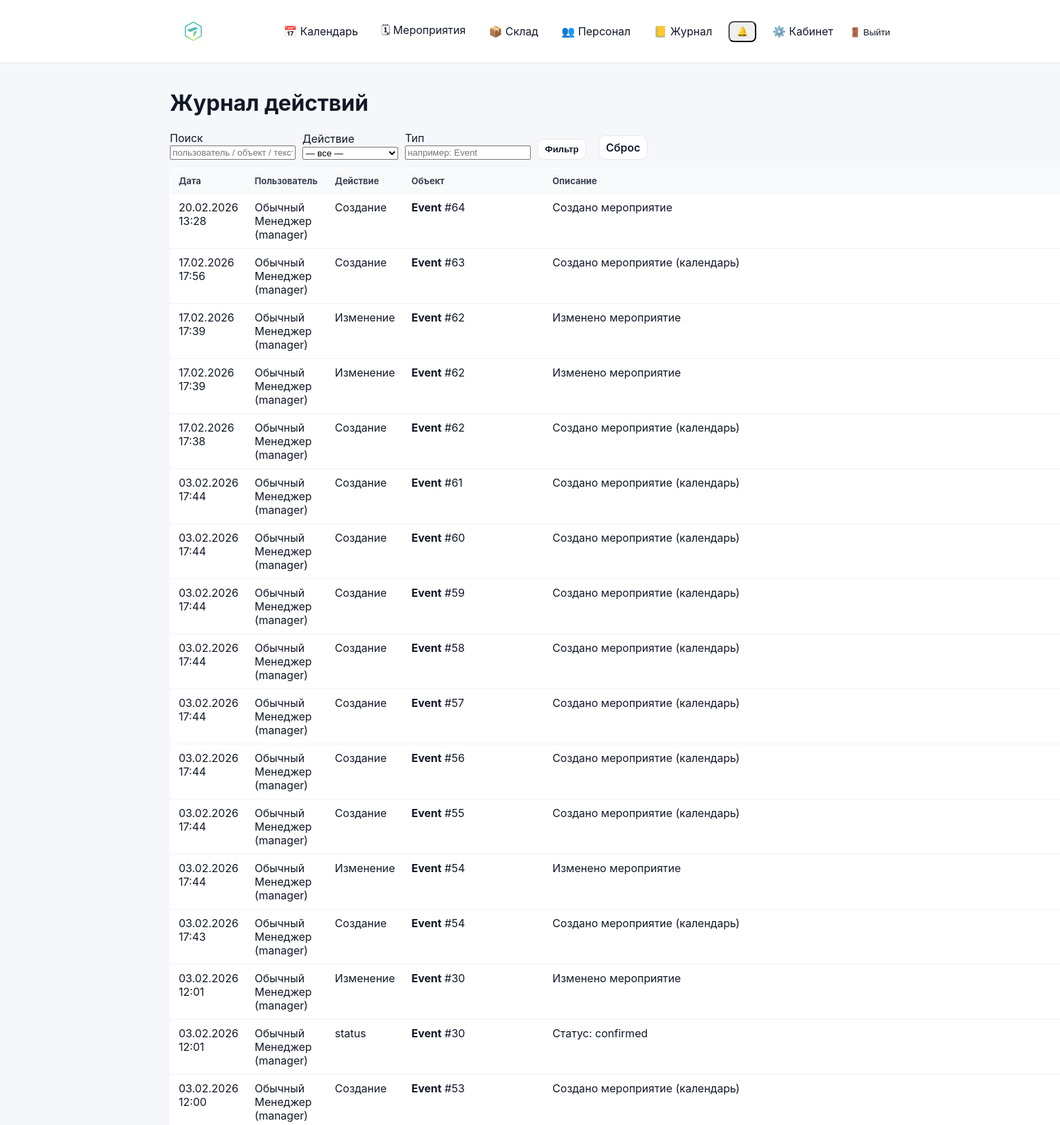
The app's page /audit/ (signed in, upper part) with its own data.
### audit/models.py (models this page shows, shortened)
class AuditLog(models.Model):
    ACTION_CREATE = "create"
    ACTION_UPDATE = "update"
    ACTION_DELETE = "delete"
    ACTION_CHOICES = (
        (ACTION_CREATE, "Создание"),
        (ACTION_UPDATE, "Изменение"),
        (ACTION_DELETE, "Удаление"),
    )
    created_at = models.DateTimeField(auto_now_add=True)
    actor = models.ForeignKey(
        settings.AUTH_USER_MODEL,
        on_delete=models.SET_NULL,
        null=True,
        blank=True,
        related_name="audit_logs",
        verbose_name="Кто сделал",
    )
    action = models.CharField(max_length=20, choices=ACTION_CHOICES)
    entity_type = models.CharField(max_length=120)         # например "Equipment"
    entity_id = models.CharField(max_length=64, blank=True)  # id как строка (на всякий)
    entity_repr = models.CharField(max_length=255, blank=True)
    message = models.TextField(blank=True)
    meta = models.JSONField(default=dict, blank=True)
    class Meta:
        ordering = ("-created_at",)

### accounts/models.py (models this page shows, shortened)
class User(AbstractUser):
    phone = models.CharField("Телефон", max_length=30, blank=True, default="")
    patronymic = models.CharField("Отчество", max_length=150, blank=True, default="")
    class Meta(AbstractUser.Meta):
        permissions = [
            ("manage_staff", "Can manage staff (users/roles)"),
        ]

### audit/views.py (the view, shortened to what this page needs)
# urls.py: path("", audit_list_view, name="audit_list"),
@login_required
def audit_list_view(request):
    if not can_manage_staff(request.user):
        return HttpResponseForbidden("Нет доступа")
    qs = AuditLog.objects.select_related("actor").all()
    q = (request.GET.get("q") or "").strip()
    action = (request.GET.get("action") or "").strip()
    etype = (request.GET.get("type") or "").strip()
    if action:
        qs = qs.filter(action=action)
    if etype:
        qs = qs.filter(entity_type=etype)
    return render(
        request,
        "audit/audit_list.html",
        {
            "logs": qs[:500],  # чтобы не грузить бесконечно
            "q": q,
            "action": action,
            "type": etype,
        },
    )

### accounts/context_processors.py (called while the page is built)
def authz_flags(request):
    user = getattr(request, "user", None)
    return {
        "can_manage_staff": can_manage_staff(user),
        "can_edit_event_card": can_edit_event_card(user),
        "can_edit_event_equipment": can_edit_event_equipment(user),
        "can_edit_inventory": can_edit_inventory(user),
        "can_view_stock": can_view_stock(user),
    }

### accounts/permissions.py (called while the page is built)
def _ok(user) -> bool:
    return bool(user and user.is_authenticated)

def is_super(user) -> bool:
    return bool(_ok(user) and getattr(user, "is_superuser", False))

def can_manage_staff(user) -> bool:
    return is_super(user) or (_ok(user) and user.has_perm("accounts.manage_staff"))

def can_edit_inventory(user) -> bool:
    return is_super(user) or (_ok(user) and user.has_perm("inventory.manage_inventory"))

def can_view_stock(user) -> bool:
    return is_super(user) or (_ok(user) and (user.has_perm("inventory.manage_inventory") or user.has_perm("events.edit_event_card")))

def can_edit_event_card(user) -> bool:
    return is_super(user) or (_ok(user) and user.has_perm("events.edit_event_card"))

def can_edit_event_equipment(user) -> bool:
    return is_super(user) or (_ok(user) and user.has_perm("events.edit_event_equipment"))

### audit/templates/audit/audit_list.html (shortened to what this page needs)
{% extends "base.html" %}
{% block content %}
<h1>Журнал действий</h1>
<form method="get" style="display:flex; gap:10px; flex-wrap:wrap; align-items:end; margin: 12px 0;">
  <div>
    <div class="muted">Поиск</div>
    <input type="text" name="q" value="{{ q }}" placeholder="пользователь / объект / текст" />
  </div>
  <div>
    <div class="muted">Действие</div>
    <select name="action">
      <option value="">— все —</option>
    </select>
  </div>
  <div>
    <div class="muted">Тип</div>
    <input type="text" name="type" value="{{ type }}" placeholder="например: Event" />
  </div>
  <button class="btn-secondary" type="submit">Фильтр</button>
  <a class="btn-secondary" href="{% url 'audit_list' %}">Сброс</a>
</form>
<table class="list-table">
  <thead>
    <tr>
      <th style="width:170px;">Дата</th>
      <th style="width:170px;">Пользователь</th>
      <th style="width:120px;">Действие</th>
      <th>Объект</th>
      <th>Описание</th>
    </tr>
  </thead>
  <tbody>
    {% for row in logs %}
    <tr>
      <td>{{ row.created_at|date:"d.m.Y H:i" }}</td>
      <td>
        {% if row.actor %}
          {% if row.actor.first_name or row.actor.last_name %}
            {{ row.actor.last_name }} {{ row.actor.first_name }}
            <span class="muted">({{ row.actor.username }})</span>
          {% else %}
            {{ row.actor.username }}
          {% endif %}
        {% else %}
          —
        {% endif %}
      </td>
      <td>{{ row.get_action_display }}</td>
      <td>
        <strong>{{ row.entity_type }}</strong>
        {% if row.entity_id %}#{{ row.entity_id }}{% endif %}
      </td>
      <td>{{ row.message|default:"—" }}</td>
    </tr>
    {% empty %}
    <tr><td colspan="5">Записей пока нет</td></tr>
    {% endfor %}
  </tbody>
</table>
{% endblock %}

### static/css/base.css (style rules this page uses)
* { box-sizing: border-box; }
html, body { height: 100%; }
body { margin: 0; font-family: -apple-system, BlinkMacSystemFont, "Segoe UI", Roboto, Arial, sans-serif; background: #f5f7fb; color: #111827; }
a { color: inherit; text-decoration: none; }
.btn-secondary { display: inline-flex; align-items: center; padding: 7px 10px; border-radius: 10px; border: 1px solid #e5e7eb; background: #ffffff; color: #111827; font-weight: 600; text-decoration: none; margin-right: 8px; transition: transform 160ms ease, box-shadow 160ms ease, background 160ms ease; }
.list-table { width: 100%; border-collapse: collapse; background: #ffffff; border: 1px solid #e5e7eb; border-radius: 12px; overflow: hidden; }
.list-table th, .list-table td { padding: 10px 12px; border-bottom: 1px solid #eef2f7; text-align: left; vertical-align: top; }
.list-table th { background: #f9fafb; font-size: 13px; color: #374151; }

### records on screen
AuditLog: created_at "20.02.2026 13:28", actor.last_name "Обычный", actor.first_name "Менеджер", actor.username "manager", action "Создание", entity_type "Event", entity_id "64", message "Создано мероприятие"
AuditLog: created_at "17.02.2026 17:56", actor.last_name "Обычный", actor.first_name "Менеджер", actor.username "manager", action "Создание", entity_type "Event", entity_id "63", message "Создано мероприятие (календарь)"
AuditLog: created_at "17.02.2026 17:39", actor.last_name "Обычный", actor.first_name "Менеджер", actor.username "manager", action "Изменение", entity_type "Event", entity_id "62", message "Изменено мероприятие"
AuditLog: created_at "17.02.2026 17:39", actor.last_name "Обычный", actor.first_name "Менеджер", actor.username "manager", action "Изменение", entity_type "Event", entity_id "62", message "Изменено мероприятие"
AuditLog: created_at "17.02.2026 17:38", actor.last_name "Обычный", actor.first_name "Менеджер", actor.username "manager", action "Создание", entity_type "Event", entity_id "62", message "Создано мероприятие (календарь)"
AuditLog: created_at "03.02.2026 17:44", actor.last_name "Обычный", actor.first_name "Менеджер", actor.username "manager", action "Создание", entity_type "Event", entity_id "61", message "Создано мероприятие (календарь)"
AuditLog: created_at "03.02.2026 17:44", actor.last_name "Обычный", actor.first_name "Менеджер", actor.username "manager", action "Создание", entity_type "Event", entity_id "60", message "Создано мероприятие (календарь)"
AuditLog: created_at "03.02.2026 17:44", actor.last_name "Обычный", actor.first_name "Менеджер", actor.username "manager", action "Создание", entity_type "Event", entity_id "59", message "Создано мероприятие (календарь)"
AuditLog: created_at "03.02.2026 17:44", actor.last_name "Обычный", actor.first_name "Менеджер", actor.username "manager", action "Создание", entity_type "Event", entity_id "58", message "Создано мероприятие (календарь)"
AuditLog: created_at "03.02.2026 17:44", actor.last_name "Обычный", actor.first_name "Менеджер", actor.username "manager", action "Создание", entity_type "Event", entity_id "57", message "Создано мероприятие (календарь)"
AuditLog: created_at "03.02.2026 17:44", actor.last_name "Обычный", actor.first_name "Менеджер", actor.username "manager", action "Создание", entity_type "Event", entity_id "56", message "Создано мероприятие (календарь)"
AuditLog: created_at "03.02.2026 17:44", actor.last_name "Обычный", actor.first_name "Менеджер", actor.username "manager", action "Создание", entity_type "Event", entity_id "55", message "Создано мероприятие (календарь)"
AuditLog: created_at "03.02.2026 17:44", actor.last_name "Обычный", actor.first_name "Менеджер", actor.username "manager", action "Изменение", entity_type "Event", entity_id "54", message "Изменено мероприятие"
AuditLog: created_at "03.02.2026 17:43", actor.last_name "Обычный", actor.first_name "Менеджер", actor.username "manager", action "Создание", entity_type "Event", entity_id "54", message "Создано мероприятие (календарь)"
AuditLog: created_at "03.02.2026 12:01", actor.last_name "Обычный", actor.first_name "Менеджер", actor.username "manager", action "Изменение", entity_type "Event", entity_id "30", message "Изменено мероприятие"
AuditLog: created_at "03.02.2026 12:01", actor.last_name "Обычный", actor.first_name "Менеджер", actor.username "manager", action "status", entity_type "Event", entity_id "30", message "Статус: confirmed"
AuditLog: created_at "03.02.2026 12:00", actor.last_name "Обычный", actor.first_name "Менеджер", actor.username "manager", action "Создание", entity_type "Event", entity_id "53", message "Создано мероприятие (календарь)"
